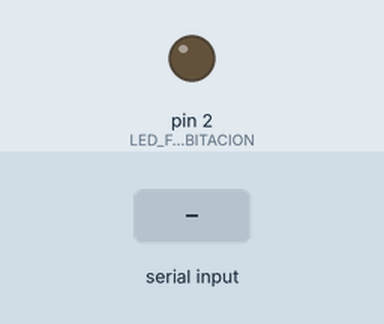
A sketch run on a simulated Arduino Uno, built with avr-gcc and run on an emulated ATmega328P. On the bench: output pins drawn as LEDs (lit = HIGH). The test bench sets the inputs (shaded band).

Above: at 1.2 s.
1.3 s: byte 97 (ACCION_ENCENDER) received over Serial
At 1.6 s:
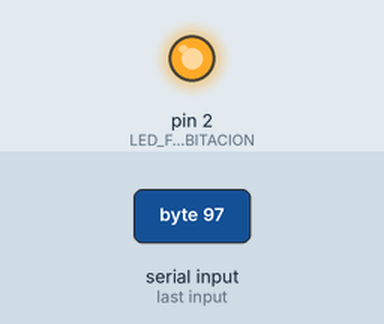
Timing chart, 0 to 4.3 s (numbered marks = the images above; inputs shaded):
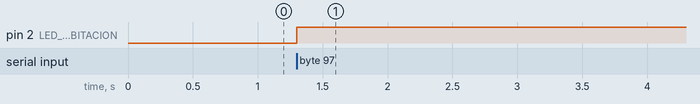

The sketch:

encender_foco_bluetooh.ino
```cpp
#include <Arduino.h>
#define ACCION_ENCENDER 97 // La letra a
#define ACCION_APAGAR 98   // La letra b
#define LED_FOCO_HABITACION 2

void setup()
{
  Serial.begin(9600);
  pinMode(LED_FOCO_HABITACION, OUTPUT);
}

void loop()
{
  if (Serial.available())
  {
    int accion = Serial.read();
    if (accion == ACCION_ENCENDER)
    {
      digitalWrite(LED_FOCO_HABITACION, HIGH);
    }
    else if (accion == ACCION_APAGAR)
    {
      digitalWrite(LED_FOCO_HABITACION, LOW);
    }
  }
}
```

Ultrasonic.cpp
```cpp
#include "Arduino.h"
#include "Ultrasonic.h"

Ultrasonic::Ultrasonic(int TP, int EP)
{
   pinMode(TP,OUTPUT);
   pinMode(EP,INPUT);
   Trig_pin=TP;
   Echo_pin=EP;
}

long Ultrasonic::Timing()
{
  digitalWrite(Trig_pin, LOW);
  delayMicroseconds(2);
  digitalWrite(Trig_pin, HIGH);
  delayMicroseconds(10);
  digitalWrite(Trig_pin, LOW);
  duration = pulseIn(Echo_pin,HIGH);
  return duration;
}

long Ultrasonic::Ranging(int sys)
{
  Timing();
  distacne_cm = duration /29 / 2 ;
  distance_inc = duration / 74 / 2;
  if (sys)
  return distacne_cm;
  else
  return distance_inc;
}
```

Ultrasonic.h
```cpp
#ifndef Ultrasonic_h
#define Ultrasonic_h

#include "Arduino.h"

#define CM 1
#define INC 0

class Ultrasonic
{
  public:
    Ultrasonic(int TP, int EP);
    long Timing();
    long Ranging(int sys);

    private:
    int Trig_pin;
    int Echo_pin;
    long  duration,distacne_cm,distance_inc;

};

#endif
```

Measured:
- after the input at 1.3 s, pin 2 (LED_FOCO_HABITACION): LOW → HIGH at once
